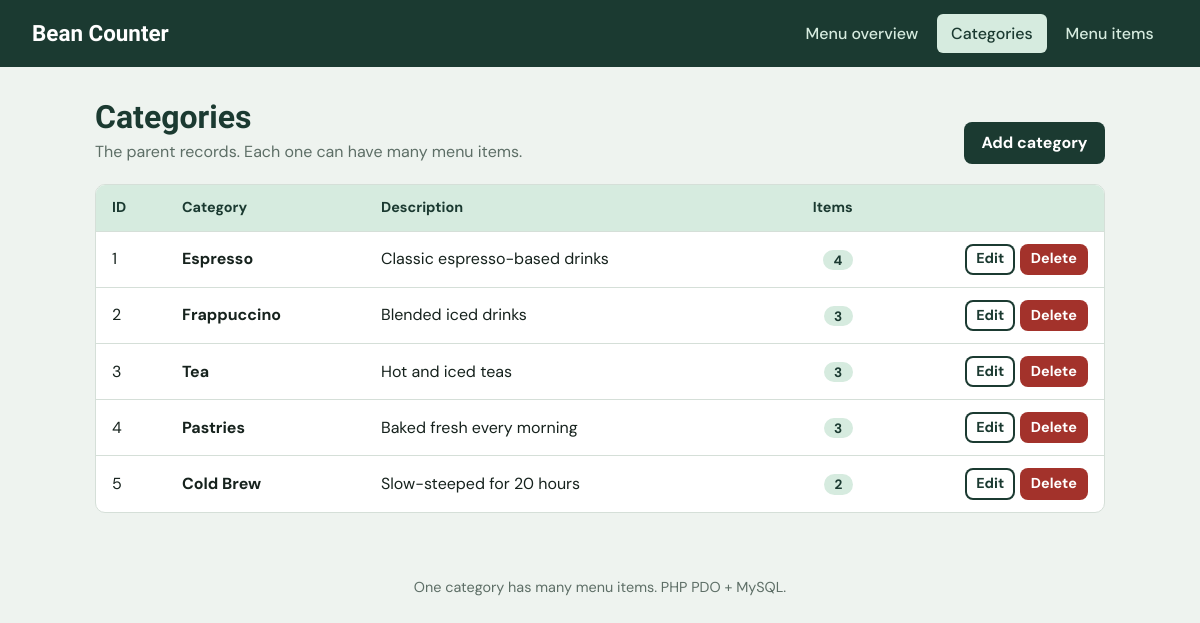
Screenshot of /categories/list.php with the database file from the repository.
### tables this page shows
CREATE TABLE categories (
    category_id   INT AUTO_INCREMENT PRIMARY KEY,
    category_name VARCHAR(100) NOT NULL,
    description   VARCHAR(255)
);

### dbconfig.php (called while the page is built, shortened)
<?php
function e($v) { return htmlspecialchars((string)$v, ENT_QUOTES, 'UTF-8'); }

### categories/list.php (the view, shortened to what this page needs)
<?php
require '../includes/header.php';
$cats = $pdo->query("
    SELECT c.*, COUNT(m.item_id) AS item_count
    FROM categories c
    LEFT JOIN menu_items m ON m.category_id = c.category_id
    GROUP BY c.category_id
    ORDER BY c.category_id
")->fetchAll();
?>
<div class="head">
  <div><h1>Categories</h1><p>The parent records. Each one can have many menu items.</p></div>
  <a class="btn" href="add.php">Add category</a>
</div>
<div class="panel">
<?php if (!$cats): ?><div class="empty">No categories yet. Add one to get started.</div><?php else: ?>
<table>
  <tr><th>ID</th><th>Category</th><th>Description</th><th class="num">Items</th><th></th></tr>
  <?php foreach ($cats as $c): ?>
  <tr>
    <td><?= $c['category_id'] ?></td>
    <td><strong><?= e($c['category_name']) ?></strong></td>
    <td><?= e($c['description']) ?></td>
    <td class="num"><span class="badge"><?= $c['item_count'] ?></span></td>
    <td class="act">
      <a class="btn ghost sm" href="edit.php?id=<?= $c['category_id'] ?>">Edit</a>
      <a class="btn danger sm" href="delete.php?id=<?= $c['category_id'] ?>">Delete</a>
    </td>
  </tr>
  <?php endforeach; ?>
</table>
<?php endif; ?>
</div>
<?php require '../includes/footer.php'; ?>

### assets/style.css (style rules this page uses)
:root { --green:#1b3a31; --green-2:#2b5a4a; --mint:#d6ebdf; --bg:#eef3ef; --card:#ffffff; --ink:#16221d; --muted:#5d6e66; --line:#d5dfd8; --amber:#b9770e; --red:#a3322b; --red-bg:#fbe9e7; }
* { box-sizing:border-box }
body { margin:0;background:var(--bg);color:var(--ink);font-family:'DM Sans',system-ui,sans-serif;line-height:1.5 }
h1,h2,h3 { font-family:'Bricolage Grotesque','DM Sans',sans-serif;line-height:1.15;margin:0 }
.head { display:flex;justify-content:space-between;align-items:flex-end;gap:1rem;flex-wrap:wrap;margin-bottom:1.25rem }
.head h1 { font-size:2rem;color:var(--green) }
.head p { margin:.25rem 0 0;color:var(--muted) }
.btn { display:inline-block;border:0;cursor:pointer;font:inherit;font-weight:700;text-decoration:none;padding:.55rem 1.1rem;border-radius:8px;background:var(--green);color:#fff }
.btn.ghost { background:transparent;color:var(--green);box-shadow:inset 0 0 0 2px var(--green) }
.btn.danger { background:var(--red) }
.btn.sm { padding:.3rem .7rem;font-size:.9rem }
.panel { background:var(--card);border:1px solid var(--line);border-radius:10px;overflow:hidden }
table { width:100%;border-collapse:collapse }
th,td { text-align:left;padding:.75rem 1rem;border-bottom:1px solid var(--line) }
th { background:var(--mint);color:var(--green);font-size:.9rem }
tr:last-child td { border-bottom:0 }
td.num,th.num { text-align:right }
td.act { white-space:nowrap;text-align:right }
.badge { background:var(--mint);color:var(--green);border-radius:99px;padding:.1rem .65rem;font-size:.85rem;font-weight:700 }

### rows the page displays
categories: category_id "1", category_name "Espresso", description "Classic espresso-based drinks", item_count "4"
categories: category_id "2", category_name "Frappuccino", description "Blended iced drinks", item_count "3"
categories: category_id "3", category_name "Tea", description "Hot and iced teas", item_count "3"
categories: category_id "4", category_name "Pastries", description "Baked fresh every morning", item_count "3"
categories: category_id "5", category_name "Cold Brew", description "Slow-steeped for 20 hours", item_count "2"
